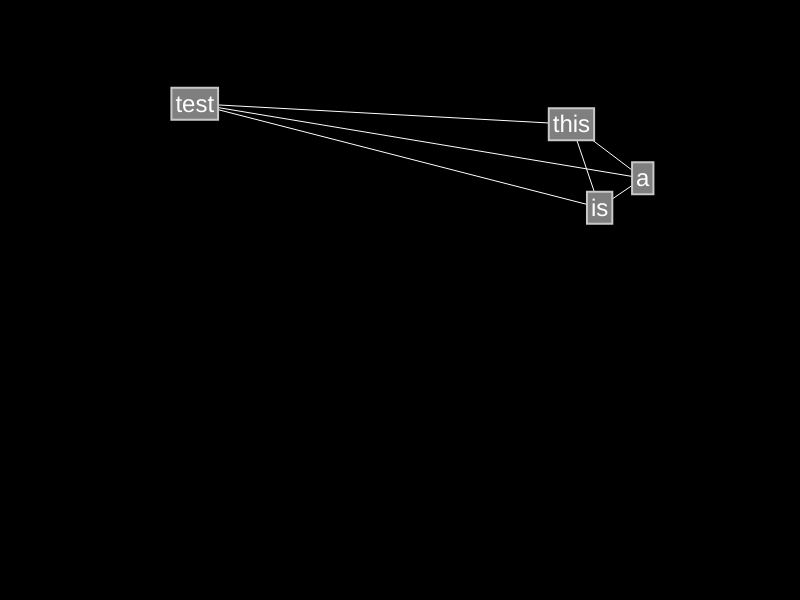
Frame 1 (no input)
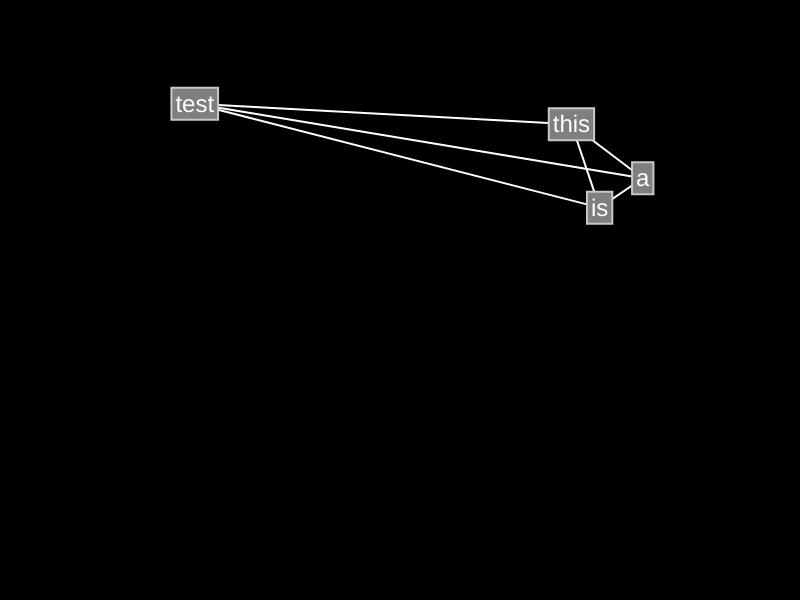
Frame 60 (no input)
Frame 120 (the mouse pressed at the canvas centre since frame 60): identical to frame 60, image omitted

The p5.js sketch that drew these frames (run headless with seeded random() and noise() and a simulated clock; from frame 60 on, the mouse is pressed at the canvas centre):

// p5.js sketch
// ── sketch.js
// The Nature of Code
// Daniel Shiffman
// http://natureofcode.com

var nodes = [];
var connections = [];

var fs = 24;

var words = ['this','is','a','test'];

function setup() {
  createCanvas(800,600);
  textSize(fs);
  for (var i = 0; i < words.length; i++) {
    var n = new Node(random(width),random(height), words[i]);
    nodes.push(n);
    for (var j = 0; j < i; j++) {
      connections.push(new Connection(n,nodes[j]));
    }
  }
}

function draw() {
  background(0);
  for (var i = 0; i < connections.length; i++) {
    connections[i].display();
  }
  for (var i = 0; i < nodes.length; i++) {
    nodes[i].display();
  }
}




// ── node.js
// Daniel Shiffman
// Programming from A to Z, Fall 2014
// https://github.com/shiffman/Programming-from-A-to-Z-F14

// Based off of chapter 5 http://natureofcode.com examples


// A node 
function Node(x,y,s) {
  // Position
  this.x = x;
  this.y = y;
  // The String
  this.word = s;
  // How wide is it?
  this.w = textWidth(this.word) + 8;
  // How tall is it?
  this.h = fs + 8;
  this.drag = false;
  
  // A function to check if a point is inside the node
  this.over = function(x,y) {
    if (x > this.x-this.w/2 && x < this.x + this.w/2 && y > this.y-this.h/2 && y < this.y + this.h/2) {
      return true;
    } else {
      return false;
    }
  }
    // Is this being dragged or not?
  this.setDrag = function(bool) {
    this.drag = bool;
  }

  // Drag it somewhere
  // (This should really track an offset for better interaction)
  this.dragIt = function(x,y) {
    if (this.drag) {
      this.x = x;
      this.y = y;
    }
  }

  // Draw the node
  this.display = function(){
    fill(127);
    stroke(200);
    // Red if being dragged
    if (this.drag) {
      fill(255,0,0);
    }
    strokeWeight(2);
    rectMode(CENTER);
    rect(this.x,this.y, this.w, this.h);
    textAlign(CENTER);

    // The text
    fill(255);
    noStroke();
    text(this.word, this.x, this.y + this.h/4);
  }
}

// A connection between two nodes
function Connection(a, b) {
  this.from = a;
  this.to = b;

  this.display = function() {
    stroke(255);
    line(this.from.x, this.from.y, this.to.x, this.to.y);
  }
}
